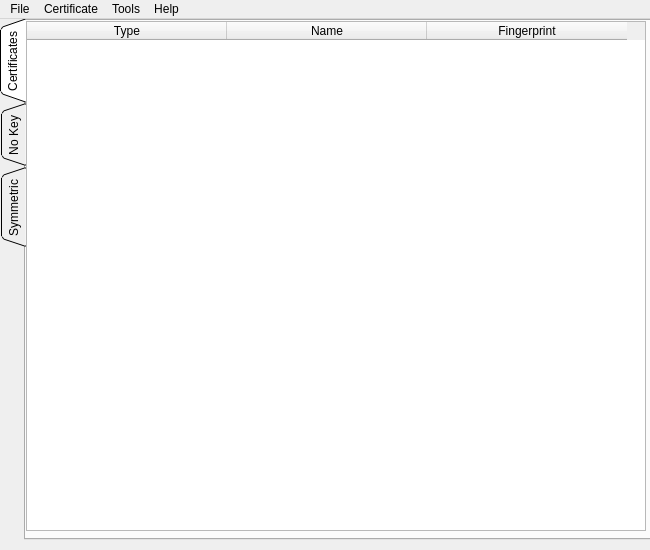
<?xml version="1.0" encoding="UTF-8"?>
<ui version="4.0">
 <class>MainWindow</class>
 <widget class="QMainWindow" name="MainWindow">
  <property name="geometry">
   <rect>
    <x>0</x>
    <y>0</y>
    <width>650</width>
    <height>550</height>
   </rect>
  </property>
  <property name="sizePolicy">
   <sizepolicy hsizetype="Preferred" vsizetype="Preferred">
    <horstretch>0</horstretch>
    <verstretch>0</verstretch>
   </sizepolicy>
  </property>
  <property name="minimumSize">
   <size>
    <width>650</width>
    <height>550</height>
   </size>
  </property>
  <property name="maximumSize">
   <size>
    <width>650</width>
    <height>550</height>
   </size>
  </property>
  <property name="windowTitle">
   <string>CryptoDog</string>
  </property>
  <property name="layoutDirection">
   <enum>Qt::LeftToRight</enum>
  </property>
  <property name="autoFillBackground">
   <bool>false</bool>
  </property>
  <property name="documentMode">
   <bool>false</bool>
  </property>
  <widget class="QWidget" name="centralwidget">
   <widget class="QTabWidget" name="tabWidget">
    <property name="geometry">
     <rect>
      <x>0</x>
      <y>0</y>
      <width>651</width>
      <height>521</height>
     </rect>
    </property>
    <property name="layoutDirection">
     <enum>Qt::LeftToRight</enum>
    </property>
    <property name="tabPosition">
     <enum>QTabWidget::West</enum>
    </property>
    <property name="tabShape">
     <enum>QTabWidget::Triangular</enum>
    </property>
    <property name="currentIndex">
     <number>0</number>
    </property>
    <widget class="QWidget" name="tab_certs">
     <attribute name="title">
      <string>Certificates</string>
     </attribute>
     <widget class="QTableWidget" name="certs_table">
      <property name="geometry">
       <rect>
        <x>0</x>
        <y>0</y>
        <width>620</width>
        <height>510</height>
       </rect>
      </property>
      <property name="editTriggers">
       <set>QAbstractItemView::NoEditTriggers</set>
      </property>
      <property name="alternatingRowColors">
       <bool>false</bool>
      </property>
      <property name="selectionBehavior">
       <enum>QAbstractItemView::SelectRows</enum>
      </property>
      <property name="showGrid">
       <bool>true</bool>
      </property>
      <property name="gridStyle">
       <enum>Qt::SolidLine</enum>
      </property>
      <property name="wordWrap">
       <bool>true</bool>
      </property>
      <property name="columnCount">
       <number>3</number>
      </property>
      <attribute name="horizontalHeaderVisible">
       <bool>true</bool>
      </attribute>
      <attribute name="horizontalHeaderCascadingSectionResizes">
       <bool>false</bool>
      </attribute>
      <attribute name="horizontalHeaderDefaultSectionSize">
       <number>200</number>
      </attribute>
      <attribute name="horizontalHeaderHighlightSections">
       <bool>true</bool>
      </attribute>
      <attribute name="horizontalHeaderShowSortIndicator" stdset="0">
       <bool>false</bool>
      </attribute>
      <attribute name="horizontalHeaderStretchLastSection">
       <bool>false</bool>
      </attribute>
      <attribute name="verticalHeaderVisible">
       <bool>false</bool>
      </attribute>
      <attribute name="verticalHeaderShowSortIndicator" stdset="0">
       <bool>false</bool>
      </attribute>
      <attribute name="verticalHeaderStretchLastSection">
       <bool>false</bool>
      </attribute>
      <column>
       <property name="text">
        <string>Type</string>
       </property>
      </column>
      <column>
       <property name="text">
        <string>Name</string>
       </property>
      </column>
      <column>
       <property name="text">
        <string>Fingerprint</string>
       </property>
      </column>
     </widget>
    </widget>
    <widget class="QWidget" name="tab_keyless">
     <attribute name="title">
      <string>No Key</string>
     </attribute>
     <widget class="QWidget" name="verticalLayoutWidget_3">
      <property name="geometry">
       <rect>
        <x>10</x>
        <y>10</y>
        <width>431</width>
        <height>211</height>
       </rect>
      </property>
      <layout class="QVBoxLayout" name="verticalLayout_3">
       <item>
        <widget class="QLabel" name="keyless_label">
         <property name="text">
          <string>Input text:</string>
         </property>
        </widget>
       </item>
       <item>
        <widget class="QPlainTextEdit" name="keyless_textEdit_input"/>
       </item>
      </layout>
     </widget>
     <widget class="QWidget" name="verticalLayoutWidget_4">
      <property name="geometry">
       <rect>
        <x>10</x>
        <y>260</y>
        <width>431</width>
        <height>241</height>
       </rect>
      </property>
      <layout class="QVBoxLayout" name="verticalLayout_4">
       <item>
        <widget class="QLabel" name="keyless_label_2">
         <property name="text">
          <string>Output text:</string>
         </property>
        </widget>
       </item>
       <item>
        <widget class="QPlainTextEdit" name="keyless_textEdit_output">
         <property name="readOnly">
          <bool>true</bool>
         </property>
        </widget>
       </item>
       <item>
        <layout class="QHBoxLayout" name="horizontalLayout">
         <item>
          <spacer name="horizontalSpacer">
           <property name="orientation">
            <enum>Qt::Horizontal</enum>
           </property>
           <property name="sizeHint" stdset="0">
            <size>
             <width>40</width>
             <height>20</height>
            </size>
           </property>
          </spacer>
         </item>
         <item>
          <widget class="QPushButton" name="keyless_btn_copy">
           <property name="text">
            <string>Copy</string>
           </property>
           <property name="icon">
            <iconset resource="../resources/resources.qrc">
             <normaloff>:/edit-copy.svg</normaloff>:/edit-copy.svg</iconset>
           </property>
          </widget>
         </item>
        </layout>
       </item>
      </layout>
     </widget>
     <widget class="QLabel" name="keyless_label_warn">
      <property name="geometry">
       <rect>
        <x>460</x>
        <y>130</y>
        <width>151</width>
        <height>121</height>
       </rect>
      </property>
      <property name="font">
       <font>
        <pointsize>12</pointsize>
        <weight>75</weight>
        <bold>true</bold>
       </font>
      </property>
      <property name="text">
       <string>&lt;html&gt;&lt;head/&gt;&lt;body&gt;&lt;p&gt;&lt;br/&gt;&lt;/p&gt;&lt;/body&gt;&lt;/html&gt;</string>
      </property>
     </widget>
     <widget class="QWidget" name="verticalLayoutWidget">
      <property name="geometry">
       <rect>
        <x>460</x>
        <y>30</y>
        <width>160</width>
        <height>88</height>
       </rect>
      </property>
      <layout class="QVBoxLayout" name="verticalLayout">
       <item>
        <widget class="QComboBox" name="keyless_comboBox">
         <item>
          <property name="text">
           <string>Base64</string>
          </property>
         </item>
         <item>
          <property name="text">
           <string>MD5</string>
          </property>
         </item>
         <item>
          <property name="text">
           <string>SHA1</string>
          </property>
         </item>
         <item>
          <property name="text">
           <string>SHA256</string>
          </property>
         </item>
         <item>
          <property name="text">
           <string>SHA512</string>
          </property>
         </item>
         <item>
          <property name="text">
           <string>BLAKE2s</string>
          </property>
         </item>
         <item>
          <property name="text">
           <string>BLAKE2b</string>
          </property>
         </item>
        </widget>
       </item>
       <item>
        <widget class="QPushButton" name="keyless_btn_encode">
         <property name="text">
          <string>Encode</string>
         </property>
         <property name="icon">
          <iconset resource="../resources/resources.qrc">
           <normaloff>:/document-encrypted.svg</normaloff>:/document-encrypted.svg</iconset>
         </property>
        </widget>
       </item>
       <item>
        <widget class="QPushButton" name="keyless_btn_decode">
         <property name="text">
          <string>Decode</string>
         </property>
         <property name="icon">
          <iconset resource="../resources/resources.qrc">
           <normaloff>:/document-decrypt.svg</normaloff>:/document-decrypt.svg</iconset>
         </property>
        </widget>
       </item>
       <item>
        <spacer name="verticalSpacer">
         <property name="orientation">
          <enum>Qt::Vertical</enum>
         </property>
         <property name="sizeHint" stdset="0">
          <size>
           <width>20</width>
           <height>40</height>
          </size>
         </property>
        </spacer>
       </item>
      </layout>
     </widget>
    </widget>
    <widget class="QWidget" name="tab_symmetric">
     <attribute name="title">
      <string>Symmetric</string>
     </attribute>
     <widget class="QWidget" name="verticalLayoutWidget_2">
      <property name="geometry">
       <rect>
        <x>460</x>
        <y>30</y>
        <width>161</width>
        <height>91</height>
       </rect>
      </property>
      <layout class="QVBoxLayout" name="verticalLayout_2">
       <item>
        <widget class="QComboBox" name="symmetric_comboBox_cipher">
         <item>
          <property name="text">
           <string extracomment="AES with key length 128 bits (16 bytes)">AES128</string>
          </property>
         </item>
         <item>
          <property name="text">
           <string extracomment="AES with key length 192 bits (24 bytes)">AES192</string>
          </property>
         </item>
         <item>
          <property name="text">
           <string extracomment="AES with key length 256 bits (32 bytes)">AES256</string>
          </property>
         </item>
         <item>
          <property name="text">
           <string>Blowfish</string>
          </property>
         </item>
         <item>
          <property name="text">
           <string extracomment="Block cipher (obsolete)">DES</string>
          </property>
         </item>
        </widget>
       </item>
       <item>
        <widget class="QPushButton" name="symmetric_btn_encrypt">
         <property name="text">
          <string>Encrypt</string>
         </property>
         <property name="icon">
          <iconset resource="../resources/resources.qrc">
           <normaloff>:/document-encrypted.svg</normaloff>:/document-encrypted.svg</iconset>
         </property>
        </widget>
       </item>
       <item>
        <widget class="QPushButton" name="symmetric_btn_decrypt">
         <property name="text">
          <string>Decrypt</string>
         </property>
         <property name="icon">
          <iconset resource="../resources/resources.qrc">
           <normaloff>:/document-decrypt.svg</normaloff>:/document-decrypt.svg</iconset>
         </property>
        </widget>
       </item>
       <item>
        <spacer name="verticalSpacer_2">
         <property name="orientation">
          <enum>Qt::Vertical</enum>
         </property>
         <property name="sizeHint" stdset="0">
          <size>
           <width>20</width>
           <height>40</height>
          </size>
         </property>
        </spacer>
       </item>
      </layout>
     </widget>
     <widget class="QLabel" name="symmetric_label_warn">
      <property name="geometry">
       <rect>
        <x>460</x>
        <y>130</y>
        <width>151</width>
        <height>121</height>
       </rect>
      </property>
      <property name="font">
       <font>
        <pointsize>12</pointsize>
        <weight>75</weight>
        <bold>true</bold>
       </font>
      </property>
      <property name="text">
       <string>&lt;html&gt;&lt;head/&gt;&lt;body&gt;&lt;p&gt;&lt;br/&gt;&lt;/p&gt;&lt;/body&gt;&lt;/html&gt;</string>
      </property>
     </widget>
     <widget class="QWidget" name="verticalLayoutWidget_5">
      <property name="geometry">
       <rect>
        <x>10</x>
        <y>10</y>
        <width>431</width>
        <height>201</height>
       </rect>
      </property>
      <layout class="QVBoxLayout" name="verticalLayout_5">
       <item>
        <widget class="QLabel" name="symmetric_label_2">
         <property name="text">
          <string>Input text:</string>
         </property>
        </widget>
       </item>
       <item>
        <widget class="QPlainTextEdit" name="symmetric_textEdit_input"/>
       </item>
      </layout>
     </widget>
     <widget class="QWidget" name="verticalLayoutWidget_6">
      <property name="geometry">
       <rect>
        <x>10</x>
        <y>220</y>
        <width>431</width>
        <height>45</height>
       </rect>
      </property>
      <layout class="QVBoxLayout" name="verticalLayout_6">
       <item>
        <widget class="QLabel" name="symmetric_label_3">
         <property name="text">
          <string>Key:</string>
         </property>
        </widget>
       </item>
       <item>
        <widget class="QLineEdit" name="symmetric_lineEdit_key"/>
       </item>
      </layout>
     </widget>
     <widget class="QWidget" name="verticalLayoutWidget_7">
      <property name="geometry">
       <rect>
        <x>10</x>
        <y>280</y>
        <width>431</width>
        <height>221</height>
       </rect>
      </property>
      <layout class="QVBoxLayout" name="verticalLayout_7">
       <item>
        <widget class="QLabel" name="symmetric_label">
         <property name="text">
          <string>Output text:</string>
         </property>
        </widget>
       </item>
       <item>
        <widget class="QPlainTextEdit" name="symmetric_textEdit_output">
         <property name="readOnly">
          <bool>true</bool>
         </property>
        </widget>
       </item>
       <item>
        <layout class="QHBoxLayout" name="horizontalLayout_2">
         <item>
          <spacer name="horizontalSpacer_2">
           <property name="orientation">
            <enum>Qt::Horizontal</enum>
           </property>
           <property name="sizeHint" stdset="0">
            <size>
             <width>40</width>
             <height>20</height>
            </size>
           </property>
          </spacer>
         </item>
         <item>
          <widget class="QPushButton" name="symmetric_btn_copy">
           <property name="text">
            <string>Copy</string>
           </property>
           <property name="icon">
            <iconset resource="../resources/resources.qrc">
             <normaloff>:/edit-copy.svg</normaloff>:/edit-copy.svg</iconset>
           </property>
          </widget>
         </item>
        </layout>
       </item>
      </layout>
     </widget>
     <widget class="QWidget" name="verticalLayoutWidget_8">
      <property name="geometry">
       <rect>
        <x>480</x>
        <y>410</y>
        <width>111</width>
        <height>51</height>
       </rect>
      </property>
      <layout class="QVBoxLayout" name="verticalLayout_8">
       <item>
        <widget class="QLabel" name="symmetric_label_4">
         <property name="text">
          <string>Encryption mode:</string>
         </property>
        </widget>
       </item>
       <item>
        <widget class="QComboBox" name="symmetric_comboBox_mode">
         <item>
          <property name="text">
           <string>CBC</string>
          </property>
         </item>
         <item>
          <property name="text">
           <string>ECB</string>
          </property>
         </item>
        </widget>
       </item>
       <item>
        <spacer name="verticalSpacer_3">
         <property name="orientation">
          <enum>Qt::Vertical</enum>
         </property>
         <property name="sizeHint" stdset="0">
          <size>
           <width>20</width>
           <height>40</height>
          </size>
         </property>
        </spacer>
       </item>
      </layout>
     </widget>
    </widget>
   </widget>
  </widget>
  <widget class="QMenuBar" name="menubar">
   <property name="geometry">
    <rect>
     <x>0</x>
     <y>0</y>
     <width>650</width>
     <height>21</height>
    </rect>
   </property>
   <widget class="QMenu" name="menuFile">
    <property name="title">
     <string>File</string>
    </property>
    <property name="toolTipsVisible">
     <bool>false</bool>
    </property>
    <widget class="QMenu" name="menuExport">
     <property name="tearOffEnabled">
      <bool>false</bool>
     </property>
     <property name="title">
      <string>Export...</string>
     </property>
     <property name="icon">
      <iconset resource="../resources/resources.qrc">
       <normaloff>:/view-certificate-export.svg</normaloff>:/view-certificate-export.svg</iconset>
     </property>
     <property name="separatorsCollapsible">
      <bool>false</bool>
     </property>
     <property name="toolTipsVisible">
      <bool>false</bool>
     </property>
     <addaction name="actionPublic_Key"/>
     <addaction name="actionSecret_Key"/>
    </widget>
    <addaction name="actionNew_OpenPGP_key_pair"/>
    <addaction name="separator"/>
    <addaction name="actionImport"/>
    <addaction name="menuExport"/>
    <addaction name="separator"/>
    <addaction name="actionEncrypt"/>
    <addaction name="actionDecrypt"/>
    <addaction name="actionSign"/>
    <addaction name="actionVerify"/>
    <addaction name="separator"/>
    <addaction name="actionCreate_Checksum_File"/>
    <addaction name="actionVerify_Checksum_File"/>
    <addaction name="separator"/>
    <addaction name="actionQuit"/>
   </widget>
   <widget class="QMenu" name="menuHelp">
    <property name="title">
     <string>Help</string>
    </property>
    <addaction name="actionAbout"/>
    <addaction name="actionGitHub_Page"/>
   </widget>
   <widget class="QMenu" name="menuCertificate">
    <property name="title">
     <string>Certificate</string>
    </property>
    <addaction name="actionInfo"/>
    <addaction name="separator"/>
    <addaction name="actionDelete"/>
   </widget>
   <widget class="QMenu" name="menuTools">
    <property name="title">
     <string>Tools</string>
    </property>
    <addaction name="actionDatabase_Update"/>
    <addaction name="separator"/>
    <addaction name="actionNotepad"/>
   </widget>
   <addaction name="menuFile"/>
   <addaction name="menuCertificate"/>
   <addaction name="menuTools"/>
   <addaction name="menuHelp"/>
  </widget>
  <action name="actionNew_OpenPGP_key_pair">
   <property name="icon">
    <iconset resource="../resources/resources.qrc">
     <normaloff>:/view-certificate-add.svg</normaloff>:/view-certificate-add.svg</iconset>
   </property>
   <property name="text">
    <string>New OpenPGP Key Pair...</string>
   </property>
  </action>
  <action name="actionImport">
   <property name="icon">
    <iconset resource="../resources/resources.qrc">
     <normaloff>:/view-certificate-import.svg</normaloff>:/view-certificate-import.svg</iconset>
   </property>
   <property name="text">
    <string>Import...</string>
   </property>
  </action>
  <action name="actionPublic_Key">
   <property name="text">
    <string>Export Public Key...</string>
   </property>
  </action>
  <action name="actionSecret_Key">
   <property name="text">
    <string>Backup Secret Key...</string>
   </property>
  </action>
  <action name="actionCreate_Checksum_File">
   <property name="icon">
    <iconset resource="../resources/resources.qrc">
     <normaloff>:/view-financial-account-edit.svg</normaloff>:/view-financial-account-edit.svg</iconset>
   </property>
   <property name="text">
    <string>Create Checksum File...</string>
   </property>
  </action>
  <action name="actionVerify_Checksum_File">
   <property name="icon">
    <iconset resource="../resources/resources.qrc">
     <normaloff>:/view-financial-account-checking.svg</normaloff>:/view-financial-account-checking.svg</iconset>
   </property>
   <property name="text">
    <string>Verify Checksum File...</string>
   </property>
  </action>
  <action name="actionQuit">
   <property name="icon">
    <iconset resource="../resources/resources.qrc">
     <normaloff>:/application-exit.svg</normaloff>:/application-exit.svg</iconset>
   </property>
   <property name="text">
    <string>Quit</string>
   </property>
  </action>
  <action name="actionAbout">
   <property name="icon">
    <iconset resource="../resources/resources.qrc">
     <normaloff>:/file_dialog_info.svg</normaloff>:/file_dialog_info.svg</iconset>
   </property>
   <property name="text">
    <string>About</string>
   </property>
  </action>
  <action name="actionDelete">
   <property name="icon">
    <iconset resource="../resources/resources.qrc">
     <normaloff>:/edit-delete-shred.svg</normaloff>:/edit-delete-shred.svg</iconset>
   </property>
   <property name="text">
    <string>Delete</string>
   </property>
  </action>
  <action name="actionDatabase_Update">
   <property name="icon">
    <iconset resource="../resources/resources.qrc">
     <normaloff>:/file_dialog_contents.svg</normaloff>:/file_dialog_contents.svg</iconset>
   </property>
   <property name="text">
    <string>Database Update</string>
   </property>
  </action>
  <action name="actionGitHub_Page">
   <property name="icon">
    <iconset resource="../resources/resources.qrc">
     <normaloff>:/github.svg</normaloff>:/github.svg</iconset>
   </property>
   <property name="text">
    <string>GitHub Page</string>
   </property>
  </action>
  <action name="actionEncrypt">
   <property name="icon">
    <iconset resource="../resources/resources.qrc">
     <normaloff>:/document-edit-sign-encrypt.svg</normaloff>:/document-edit-sign-encrypt.svg</iconset>
   </property>
   <property name="text">
    <string>Encrypt...</string>
   </property>
  </action>
  <action name="actionDecrypt">
   <property name="icon">
    <iconset resource="../resources/resources.qrc">
     <normaloff>:/document-decrypt.svg</normaloff>:/document-decrypt.svg</iconset>
   </property>
   <property name="text">
    <string>Decrypt...</string>
   </property>
  </action>
  <action name="actionSign">
   <property name="icon">
    <iconset resource="../resources/resources.qrc">
     <normaloff>:/document-edit-sign.svg</normaloff>:/document-edit-sign.svg</iconset>
   </property>
   <property name="text">
    <string>Sign...</string>
   </property>
  </action>
  <action name="actionVerify">
   <property name="icon">
    <iconset resource="../resources/resources.qrc">
     <normaloff>:/document-edit-decrypt-verify.svg</normaloff>:/document-edit-decrypt-verify.svg</iconset>
   </property>
   <property name="text">
    <string>Verify...</string>
   </property>
  </action>
  <action name="actionNotepad">
   <property name="icon">
    <iconset resource="../resources/resources.qrc">
     <normaloff>:/view-pim-notes.svg</normaloff>:/view-pim-notes.svg</iconset>
   </property>
   <property name="text">
    <string>Notepad...</string>
   </property>
  </action>
  <action name="actionInfo">
   <property name="icon">
    <iconset resource="../resources/resources.qrc">
     <normaloff>:/view-certificate.svg</normaloff>:/view-certificate.svg</iconset>
   </property>
   <property name="text">
    <string>Details</string>
   </property>
  </action>
 </widget>
 <resources>
  <include location="../resources/resources.qrc"/>
 </resources>
 <connections/>
</ui>
